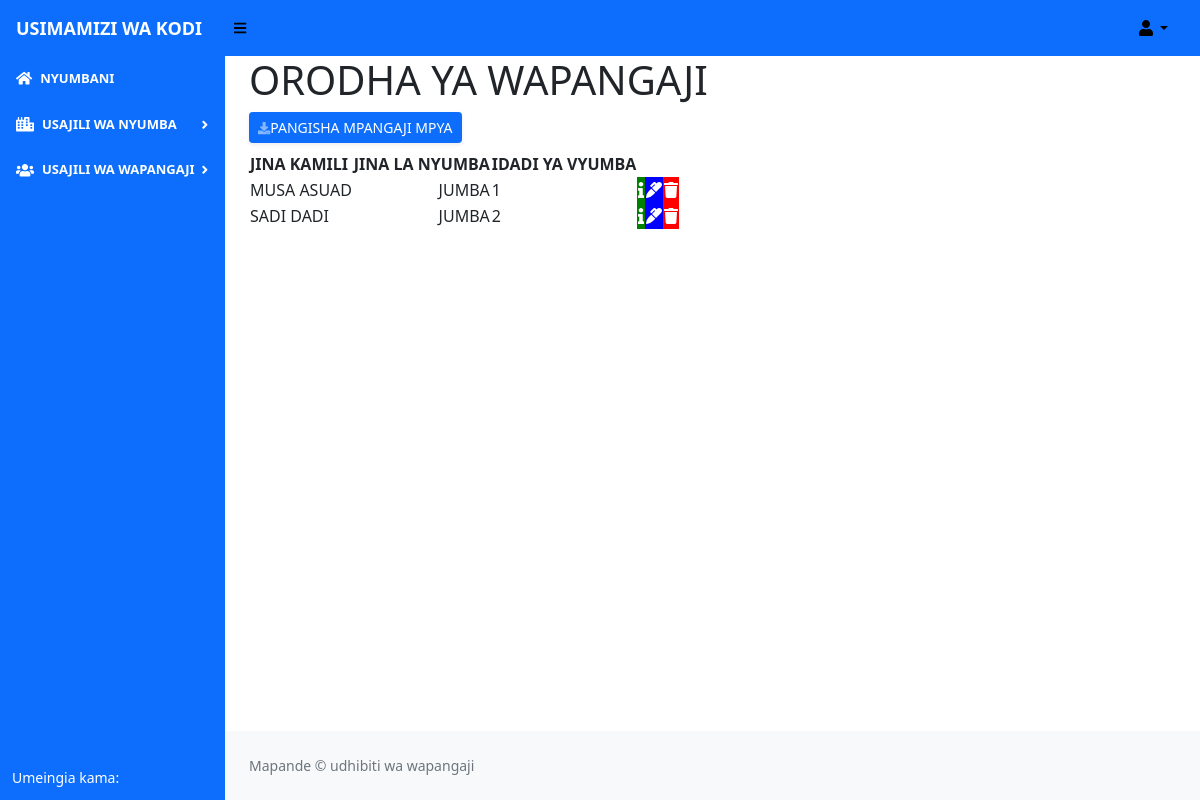
The page /tenantlist on the database its author committed.
### renting/models.py (models this page shows, shortened)
class Tenant(db.Model):
    __tablename__ = 'tenant'
    id = db.Column(db.Integer(), primary_key = True)
    first_name =  db.Column(db.String(length = 50), nullable = False)
    surname =  db.Column(db.String(length = 50), nullable = False)
    phone =  db.Column(db.String(length = 15), nullable = False)
    email = db.Column(db.String(length=50), nullable = True)
    nida = db.Column(db.String(length=50), nullable = True)
    house_id = db.Column(db.Integer(), nullable = True)
    image_path = db.Column(db.String(200), nullable=True)
    rent_per_month = db.Column(db.Float(), nullable = True)
    num_room_to_take = db.Column(db.Integer(), nullable = True)
    price_each_room = db.Column(db.Integer(), nullable = True)
    date_moved_in = Column(Date, nullable=True)

class HouseProperty(db.Model):
    __tablename__ = 'house_property'
    id = db.Column(db.Integer(), autoincrement=True, primary_key = True)
    house_name = db.Column(db.String(length = 50), nullable = False)
    house_location = db.Column(db.String())
    floor_number = db.Column(db.Integer())
    number_of_room = db.Column(db.Integer())
    category = db.Column(db.String(length=30))
    image_path = db.Column(db.String(200), nullable=True)

### renting/routes.py (the view)
@app.route('/tenantlist')
def tenant_list_page():
    results = db.session.query(Tenant, HouseProperty).filter(Tenant.house_id == HouseProperty.id).add_columns(Tenant.first_name,Tenant.surname,Tenant.nida,Tenant.num_room_to_take, Tenant.phone, Tenant.rent_per_month, HouseProperty.house_name,Tenant.id, Tenant.image_path, Tenant.email)
    return render_template('tenantlist.html', results=results)

### renting/templates/tenantlist.html (shortened to what this page needs)
{% extends 'base.html' %}
{% block content %}
<div class="content-heading"><h1>ORODHA YA WAPANGAJI</h1></div>
<div class="row">
    <div class="col-lg-12 mb-2">
        <a href="{{url_for('lease_tenant')}}"
           class=" d-sm-inline-block btn btn-sm btn-primary shadow-sm"><i
                class="fas fa-download fa-sm text-white-50"></i>PANGISHA MPANGAJI MPYA</a>
    </div>
</div>
    <table id="datatablesSimple">
        <thead>
            <tr>
                <th>JINA KAMILI </th>
                <th>JINA LA NYUMBA</th>
                <th>IDADI YA VYUMBA</th>
                <th></th>
                <th></th>
            </tr>
        </thead>
        <tbody>
            {% for result in results %}
            <tr>
                <td>{{ result.first_name + ' ' + result.surname}}</td>
                <td style="text-align: right;">{{ result.house_name }}</td>
                <td>{{ result.num_room_to_take }}</td>
                <td style="background-color: green;"><a href="/tenantdetails/{{ result.id }}" ><span class="fa fa-info" style="font-size: 16px; color: white;" data-bs-toggle="tooltip" data-bs-placement="top" title="Info"></span></a> </td>
                <td style="background-color: blue;"><a href="/updatetenant/{{ result.id }}"> <span class="fa fa-marker" style='font-size:16px;color:white;' color="&#xf044;" data-bs-toggle="tooltip" data-bs-placement="top" title="Edit"></span></a> </td>
                <td style="background-color: red;"><a href="/confirmdeletetenant/{{ result.id }}"> <span class="fa fa-trash" style='font-size:16px;color:white;' data-bs-toggle="tooltip" data-bs-placement="top" title="Delete"></span></a> </td>
            </tr>
            {% endfor %}
        </tbody>
    </table>
{% endblock %}

### rows shown on the page
Tenant: first_name+surname "MUSA ASUAD", house_name "JUMBA", num_room_to_take "1"
Tenant: first_name+surname "SADI DADI", house_name "JUMBA", num_room_to_take "2"
